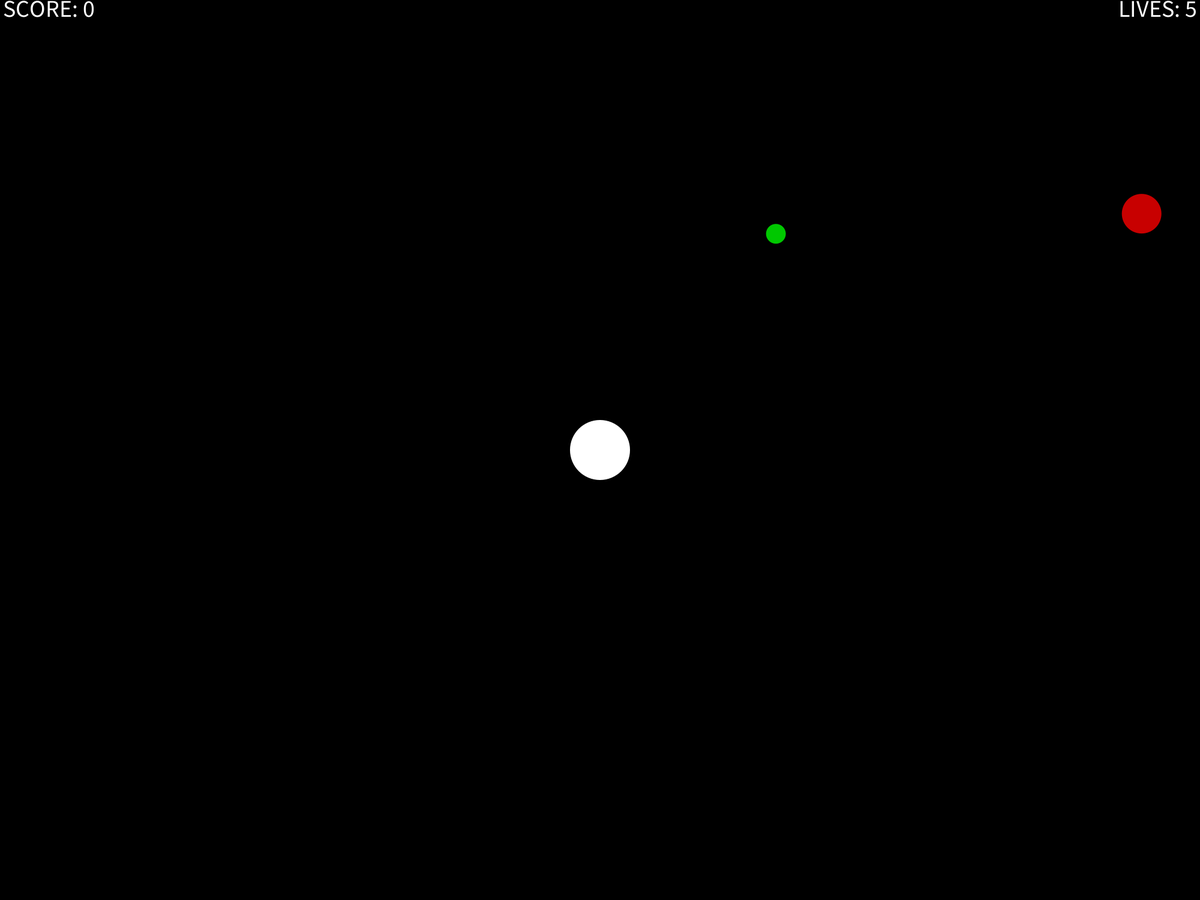
Frame 1 (no input)
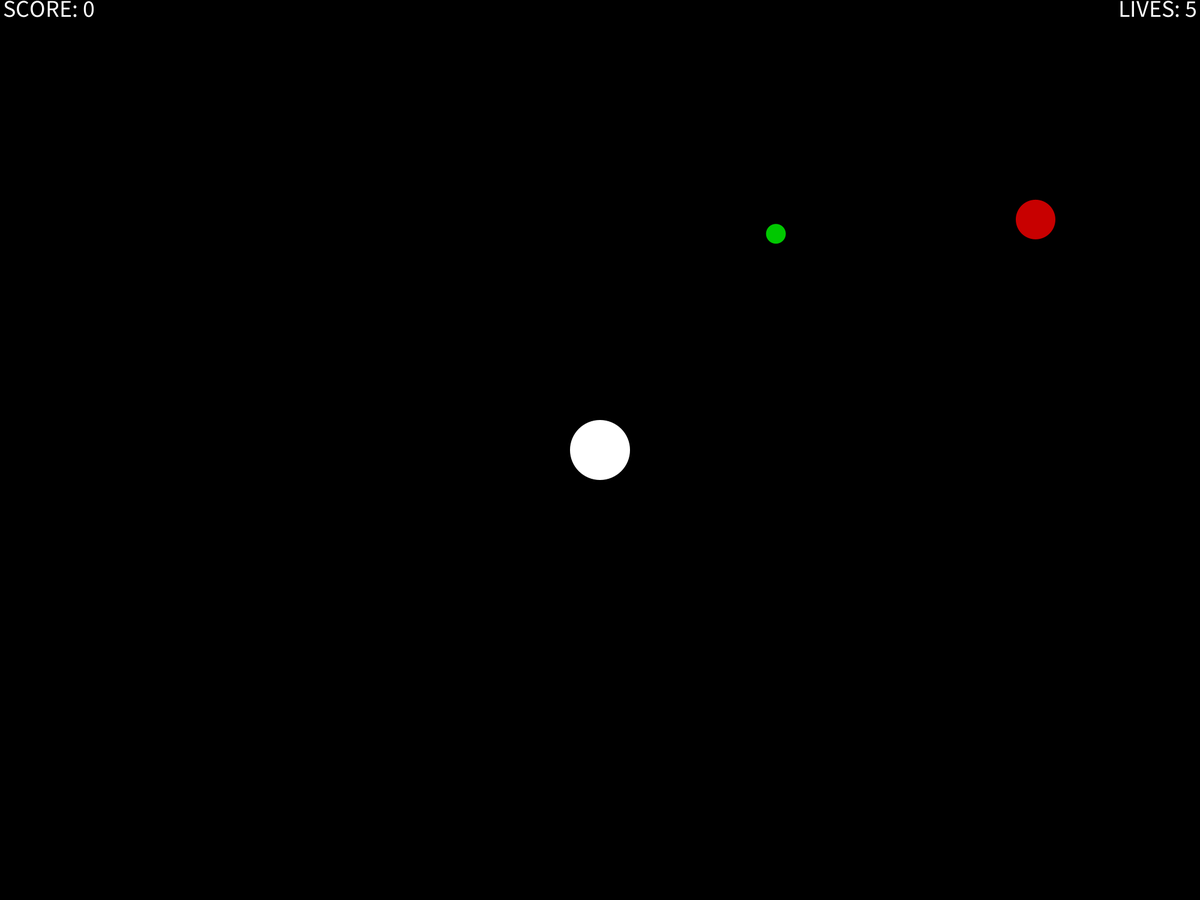
Frame 60 (the mouse pressed at the canvas centre just before this capture)
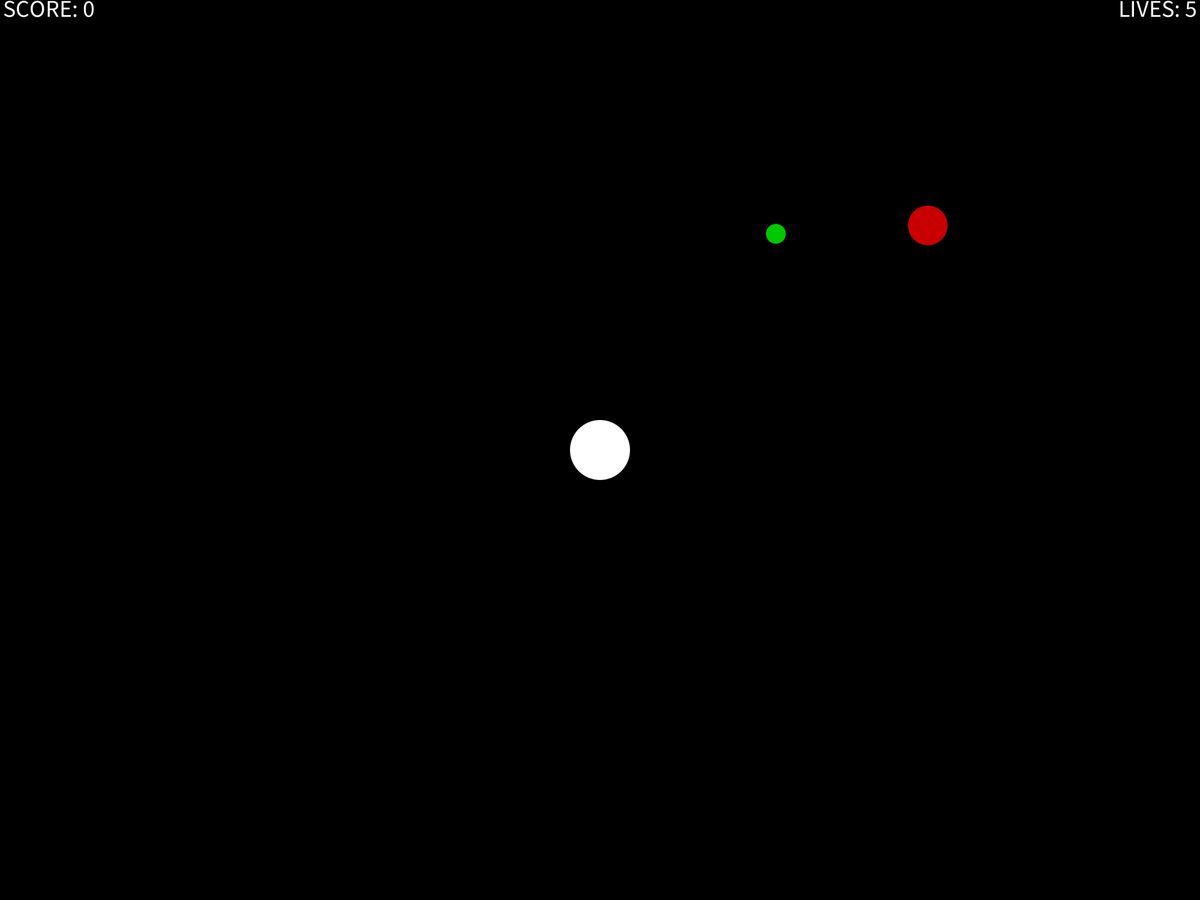
Frame 120 (the mouse held since frame 60 and released just before this capture)

The Processing sketch that drew these frames (run headless with seeded random() and noise(); from frame 60 on, the mouse is pressed at the canvas centre):

// Processing sketch: FruitHunt
// ── FruitHunt.pde
Player player;
Fruit fruit;
Enemy enemy;
int score, lives;

void setup() {
  size(2000, 1500);
  player = new Player(width/2, height/2, 0, 0, width/20);
  fruit = new Fruit(random(width), random(height), width/60);
  enemy = new Enemy(random(width), random(height), 3, width/30);
  score = 0;
  lives = 5;
}


void draw() {
  background(0);
  if (lives!=0) {
    runGame();
  } else {
    gameOver();
  }
}

void keyPressed() {
  if (key == 'w') {
    player.setSpeed(0, -5);
  }
  if (key == 'a') {
    player.setSpeed(-5, 0);
  }
  if (key == 's') {
    player.setSpeed(0, 5);
  }
  if (key == 'd') {
    player.setSpeed(5, 0);
  }
}

void runGame() {
  player.run();
  fruit.run();
  enemy.run();
  collisionDetection();
  fill(255);
  textSize(width/50);
  textAlign(LEFT, TOP);
  text("SCORE: "+score, 5, 0);
  textAlign(RIGHT, TOP);
  text("LIVES: "+lives, width-5, 0);
}

void gameOver() {
  textSize(width/10);
  fill(255, 0, 0);
  textAlign(CENTER, CENTER);
  text("GAME OVER", width/2, height/2-height/15);
  textSize(width/25);
  text("SCORE: "+score, width/2, height/2+height/15);
}

void collisionDetection() {
  if (dist(fruit.x, fruit.y, player.x, player.y)<player.s/2+fruit.s/2) {
    score++;
    enemy.v+=0.5;
    fruit.move();
  }
  if (dist(fruit.x, fruit.y, enemy.x, enemy.y)<enemy.s/2+fruit.s/2) {
    lives--;
    enemy.v-=0.5;
    fruit.move();
  }
}

// ── Enemy.pde
class Enemy {
  float x, y, v, s;

  public Enemy(float x, float y, float v, float s) {
    this.x = x;
    this.y = y;
    this.v = v;
    this.s = s;
  }

  public void run() {
    drawThis();
    move();
  }

  void drawThis() {
    noStroke();
    fill(200, 0, 0);
    ellipse(x, y, s, s);
  }

  void move() {
    float h = dist(fruit.x, fruit.y, x, y);
    float dx = (x - fruit.x)/h;
    float dy = (y - fruit.y)/h;
    x-=dx*v;
    y-=dy*v;
  }
}

// ── Fruit.pde
class Fruit {
  float x, y, s;

  public Fruit(float x, float y, float s) {
    this.x = x;
    this.y = y;
    this.s = s;
  }

  public void run() {
    noStroke();
    fill(0, 200, 0);
    ellipse(x, y, s, s);
  }

  public void move() {
    x = random(width);
    y = random(height);
  }
}

// ── Player.pde
class Player {
  float x, y, vx, vy, s;

  public Player(float x, float y, float vx, float vy, float s) {
    this.x = x;
    this.y = y;
    this.vx = vx;
    this.vy = vy;
    this.s = s;
  }

  public void run() {
    drawThis();
    move();
  }

  private void drawThis() {
    noStroke();
    fill(255);
    ellipse(x, y, s, s);
  }
  
  public void setSpeed(float x, float y) {
    vx = x;
    vy = y;
  }

  private void move() {
    x+=vx;
    y+=vy;
    loopThis();
  }

  private void loopThis() {
    if (x-s/2>width) {
      x = 0-s/2;
    }
    if (x+s/2<0) {
      x = width+s/2;
    }
    if (y-s/2>height) {
      y = 0-s/2;
    }
    if (y+s/2<0) {
      y = height+s/2;
    }
  }
}
